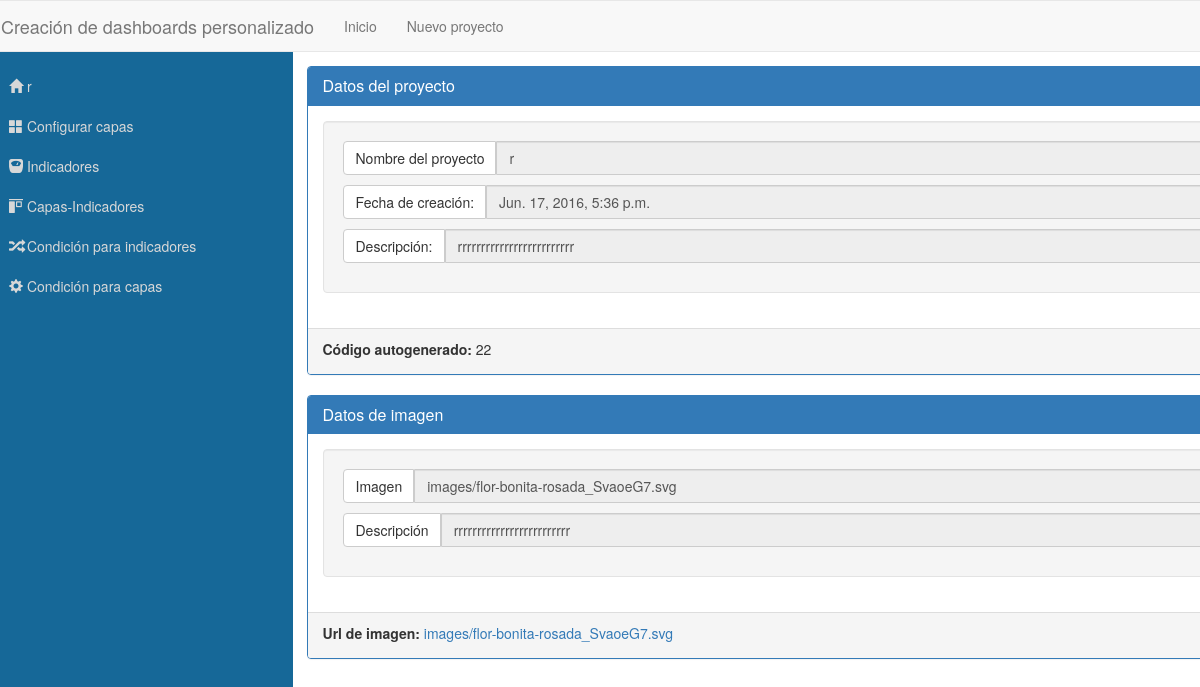
/project/22, run on the app's committed database.
### dashboardConfigApp/models.py (models this page shows, shortened)
class Proyecto(models.Model):
	nombre = models.CharField(max_length=100)
	descripcion = models.CharField(max_length=100, default='')
	fechaCreacion = models.DateTimeField(default=timezone.now)

class Image(models.Model):
	descripcion = models.CharField(max_length=100)
	imagen = models.FileField(upload_to='images/', default='images/none_image.jpg')
	proyecto = models.ForeignKey(Proyecto)

### dashboardConfigApp/views.py (the view)
# urls.py: url(r'^project/(\d+)$', GetInfoProject, name='configProject'),
def GetInfoProject(request, idProject):
	if(request.method == 'GET'):
		project = Proyecto.objects.get(pk = idProject)
		singleImage = Image.objects.get(proyecto__pk = idProject)
		dictionary = {
			'project': project,
			'singleImage': singleImage
		}
		return render(request, "project/projectInfo.html", dictionary)

### dashboardConfigApp/templates/project/projectInfo.html
{% extends "project/configProject.html" %}
{% block project-options %}
	<div class="container-proyect-info">
		<div class="panel panel-primary">
			<div class="panel-heading">
		    	<h3 class="panel-title">Datos del proyecto</h3>
	  		</div>
	  		<div class="panel-body">
		   		<div class="well">
			   		<div class="input-group proyect-detail">
					  <span class="input-group-btn">
					    <label class="btn btn-default">Nombre del proyecto</label>
					  </span>
					  <input type="text" class="form-control" value="{{project.nombre}}" disabled="">
					</div>
					<div class="input-group proyect-detail">
					  <span class="input-group-btn">
					    <label class="btn btn-default">Fecha de creación:</label>
					  </span>
					  <input type="text" class="form-control" value="{{project.fechaCreacion}}" disabled="">
					</div>
					<div class="input-group proyect-detail">
					  <span class="input-group-btn">
					    <label class="btn btn-default">Descripción:</label>
					  </span>
					  <input type="text" class="form-control" value="{{project.descripcion}}" disabled="">
					</div>
		   		</div>
	  		</div>
  			<div class="panel-footer"><label>Código autogenerado:</label>  {{singleImage.proyecto.pk}}</div>
		</div>
		<div class="panel panel-primary">
			<div class="panel-heading">
		    	<h3 class="panel-title">Datos de imagen</h3>
	  		</div>
	  		<div class="panel-body">
		   		<div class="well">
					<div class="input-group proyect-detail">
					  <span class="input-group-btn">
					    <label class="btn btn-default">Imagen</label>
					  </span>
					  <input type="text" class="form-control" value="{{singleImage.imagen}}" disabled="">
					</div>
					<div class="input-group proyect-detail">
					  <span class="input-group-btn">
					    <label class="btn btn-default">Descripción</label>
					  </span>
					  <input type="text" class="form-control" value="{{singleImage.descripcion}}" disabled="">
					</div>
		   		</div>
	  		</div>
  			<div class="panel-footer"><label>Url de imagen:</label>  <a href="{{singleImage.imagen.url}}" target="_blank">{{singleImage.imagen}}</a></div>
		</div>
	</div>
{% endblock project-options %}

### dashboardConfigApp/templates/project/configProject.html
{% extends "base.html" %}
{% block content %}
		<div class="row row-panel-project">
			<div class="container-panel">
				<div class="col-lg-3 panel-project">
					<nav>
						<ul>
							<li><a href="{% url 'configProject' project.pk %}"><span class="glyphicon glyphicon-home"></span> {{project.nombre}}</a></li>
							<li><a href="{% url 'get_update_layers' project.pk  singleImage.pk %}"><span class="glyphicon glyphicon-th-large"></span> Configurar capas</a></li>
							<li><a href=""><span class="glyphicon glyphicon-scale"></span> Indicadores</a></li>
							<li><a href=""><span class="glyphicon glyphicon-object-align-top"></span> Capas-Indicadores</a></li>
							<li><a href=""><span class="glyphicon glyphicon-random"></span> Condición para indicadores</a></li>
							<li><a href=""><span class="glyphicon glyphicon-cog"></span> Condición para capas</a></li>
						</ul>
					</nav>
				</div>
				<div class="col-lg-9 panel_selected">
					{% block project-options %}
					{% endblock project-options %}
				</div>
			</div>
		</div>
{% endblock content %}

### dashboardConfigApp/static/css/new_project.css (style rules this page uses)
.row-panel-project { height:100vh;display:flex }
.row-panel-project .container-panel { flex:1;display:flex }
.row-panel-project .container-panel .panel-project,.row-panel-project .container-panel .panel_selected { overflow-y:auto;padding:1em }
.row-panel-project .container-panel .panel_selected .container-proyect-info .panel { width:1000px }
.row-panel-project .container-panel .panel_selected .container-proyect-info .panel .panel-body .well .proyect-detail { margin-bottom:10px }
.row-panel-project .container-panel .panel-project { background:#166898 }
.row-panel-project .container-panel .panel-project nav ul { margin-left:0;padding-left:0 }
.row-panel-project .container-panel .panel-project nav ul li { list-style:none;padding:10px }
.row-panel-project .container-panel .panel-project nav ul li a { text-decoration:none;margin:0;display:block;width:100%;height:100%;color:#d8d8d8 }

### data on the page
Proyecto: nombre "r", fechaCreacion "Jun. 17, 2016, 5:36 p.m.", descripcion "rrrrrrrrrrrrrrrrrrrrrrrrr"
Image: proyecto.pk "22", imagen "images/flor-bonita-rosada_SvaoeG7.svg", descripcion "rrrrrrrrrrrrrrrrrrrrrrrrr"
